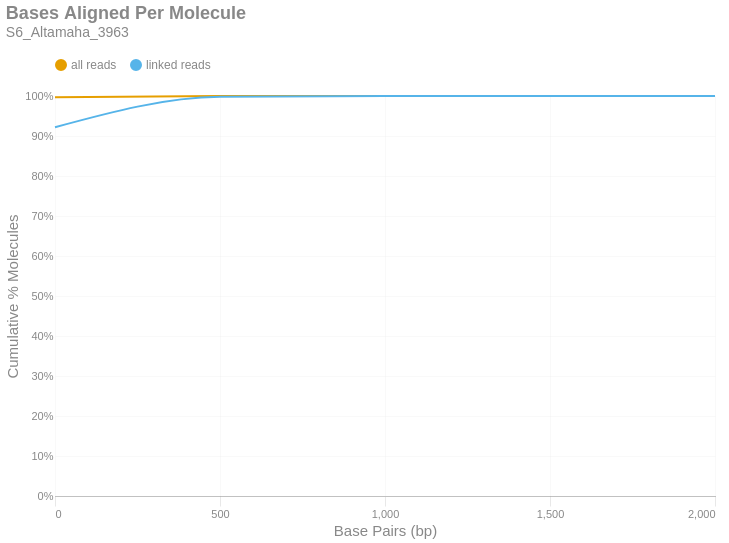

The cell this chart's notebook holds for it:
### Markdown cell above
### Bases Aligned Per Molecule
This is a cumulative frequency distribution showing the number of base pairs aligned per unique molecule. These data are shown in 500 bp bins. There are two distributions: one with `all reads` (yellow) and another with only `linked reads` (blue). The percent of molecules in the `linked reads` distribution is relative to the total number of linked molecules.

### Code cell
if SKIPLR:
    print_html(f"Skipped")
else:
    binned_df = consolidated_hist(valids['aligned_bp'], mask, 500, True)
    with SafeRender(binned_df):
        (
            density_plot(binned_df, 'Bases Aligned Per Molecule', samplename, 'basesper')
            .encode(
                x=alt.X('bin:Q', title="Base Pairs (bp)").axis(tickMinStep=500).scale(padding=0),
                y=alt.Y('value:Q', title='Cumulative % Molecules')
                    .axis(format='%')
                    .scale(domain = [0,1])
                    .stack(False),
                color=alt.Color("key:N").scale(domain = ["all reads", "linked reads"]),
                tooltip = [
                    alt.Tooltip("key:N", title = "Data Type"),
                    alt.Tooltip("range_label:N", title="Bases Aligned Per Molecule"),
                    alt.Tooltip("value:Q", format = ".2%", title="% Molecules (Cum.)")
                ]
            )
        ).display()

### Figure 1 — Vega-Lite specification as saved in the notebook (floating-point values rounded to 4 significant figures)
{"width": "container", "height": 400, "config": {"title": {"anchor": "start", "dy": -15, "fontSize": 18, "color": "#888888", "subtitleColor": "#888888", "subtitleFontSize": 14}, "arc": {"fill": "#0072B2"}, "axis": {"domainColor": "#888888", "domainWidth": 0.5, "gridWidth": 0.2, "grid": false, "titleFontWeight": 400, "titleFontSize": 15, "labelFontSize": 11, "labelColor": "#888888", "tickColor": "#888888", "tickWidth": 0.2, "titleColor": "#888888"}, "axisBand": {"grid": false}, "axisX": {"grid": true, "tickSize": 10, "domainCap": "round"}, "axisY": {"domain": false, "grid": true, "tickSize": 0, "domainCap": "round"}, "background": "transparent", "header": {"labelFontSize": 15, "labelColor": "#888888", "titleFontSize": 15, "titleFontWeight": 600, "titleColor": "#888888"}, "legend": {"labelFont": "sans-serif", "labelFontSize": 12, "labelColor": "#888888", "symbolSize": 100, "symbolType": "circle", "titleFontSize": 12, "titlePadding": 10, "titleColor": "#888888", "title": null, "orient": "top"}, "range": {"category": ["#E69F00", "#56B4E9", "#009E73", "#F0E442", "#0072B2", "#D55E00", "#CC79A7", "#000000"], "diverging": ["#cfe8f3", "#a2d4ec", "#73bfe2", "#46abdb", "#1696d2", "#12719e"]}, "area": {"fill": "#0072B2", "fillOpacity": 0.7, "line": true, "strokeOpacity": 0.7}, "line": {"color": "#0072B2", "stroke": "#0072B2", "strokeWidth": 2}, "trail": {"color": "#0072B2", "stroke": "#0072B2", "strokeWidth": 0, "size": 1}, "point": {"filled": true, "fillOpacity": 1.0, "size": 95}, "text": {"color": "#888888", "fontSize": 11, "align": "right", "fontWeight": 400, "size": 11}, "bar": {"fill": "#0072B2", "stroke": null}, "view": {"stroke": null, "continuousWidth": 660, "continuousHeight": 400}}, "data": {"name": "data-3bbdd96fbe748d4a34312cafa15dbd7a"}, "mark": {"type": "line", "interpolate": "monotone", "point": {"opacity": 0, "size": 275}}, "encoding": {"color": {"field": "key", "scale": {"domain": ["all reads", "linked reads"]}, "type": "nominal"}, "tooltip": [{"field": "key", "title": "Data Type", "type": "nominal"}, {"field": "range_label", "title": "Bases Aligned Per Molecule", "type": "nominal"}, {"field": "value", "format": ".2%", "title": "% Molecules (Cum.)", "type": "quantitative"}], "x": {"axis": {"tickMinStep": 500}, "field": "bin", "scale": {"padding": 0}, "title": "Base Pairs (bp)", "type": "quantitative"}, "y": {"axis": {"format": "%"}, "field": "value", "scale": {"domain": [0, 1]}, "stack": false, "title": "Cumulative % Molecules", "type": "quantitative"}}, "params": [{"name": "param_c36ac31b6afebe62", "select": {"type": "point", "fields": ["key"]}, "bind": "legend"}], "title": {"text": "Bases Aligned Per Molecule", "subtitle": "S6_Altamaha_3963"}, "transform": [{"fold": ["all reads (cumsum)", "linked reads (cumsum)"]}, {"calculate": "replace(datum.key, ' (cumsum)', '')", "as": "key"}, {"filter": {"param": "param_c36ac31b6afebe62"}}], "usermeta": {"embedOptions": {"downloadFileName": "S6_Altamaha_3963.basesper"}}, "$schema": "https://vega.github.io/schema/vega-lite/v6.1.0.json", "datasets": {"data-3bbdd96fbe748d4a34312cafa15dbd7a": [{"bin": "0.0", "interval": "0.0-500.0", "all reads": 0.9966, "linked reads": 0.9219, "all reads (cumsum)": 0.9966, "linked reads (cumsum)": 0.9219, "range_label": "0-499"}, {"bin": "500.0", "interval": "500.0-1000.0", "all reads": 0.003278, "linked reads": 0.07602, "all reads (cumsum)": 0.9999, "linked reads (cumsum)": 0.9979, "range_label": "500-999"}, {"bin": "1000.0", "interval": "1000.0-1500.0", "all reads": 9.792e-05, "linked reads": 0.001957, "all reads (cumsum)": 1.0, "linked reads (cumsum)": 0.9999, "range_label": "1000-1499"}, {"bin": "1500.0", "interval": "1500.0-2000.0", "all reads": 5.783e-06, "linked reads": 0.0001146, "all reads (cumsum)": 1.0, "linked reads (cumsum)": 1.0, "range_label": "1500-1999"}, {"bin": "2000.0", "interval": "2000.0-2500.0", "all reads": 1.542e-06, "linked reads": 1.909e-05, "all reads (cumsum)": 1.0, "linked reads (cumsum)": 1.0, "range_label": "2000-2499"}]}}
